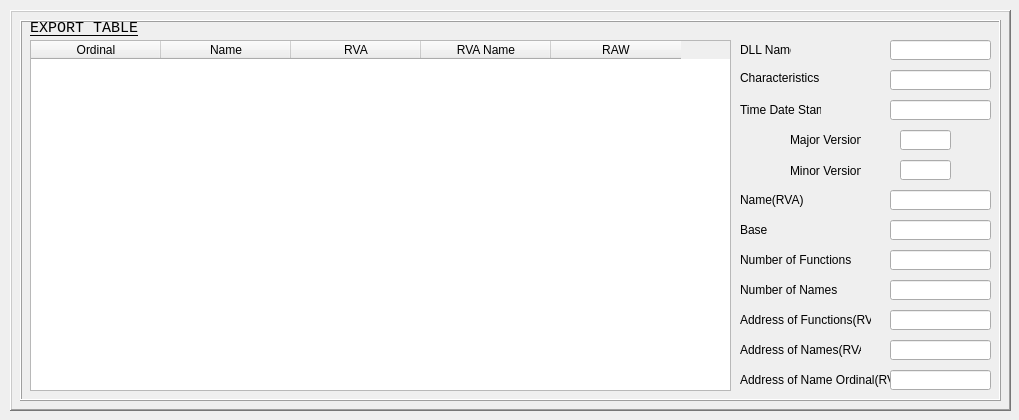
<?xml version="1.0" encoding="UTF-8"?>
<ui version="4.0">
 <class>QtGuiPE_ExportTableClass</class>
 <widget class="QWidget" name="QtGuiPE_ExportTableClass">
  <property name="geometry">
   <rect>
    <x>0</x>
    <y>0</y>
    <width>1019</width>
    <height>420</height>
   </rect>
  </property>
  <property name="windowTitle">
   <string>QtGuiPE_ExportTable</string>
  </property>
  <widget class="QFrame" name="frame">
   <property name="geometry">
    <rect>
     <x>10</x>
     <y>10</y>
     <width>1001</width>
     <height>401</height>
    </rect>
   </property>
   <property name="frameShape">
    <enum>QFrame::WinPanel</enum>
   </property>
   <property name="frameShadow">
    <enum>QFrame::Raised</enum>
   </property>
   <widget class="QFrame" name="frame_2">
    <property name="geometry">
     <rect>
      <x>10</x>
      <y>10</y>
      <width>981</width>
      <height>381</height>
     </rect>
    </property>
    <property name="frameShape">
     <enum>QFrame::Box</enum>
    </property>
    <property name="frameShadow">
     <enum>QFrame::Raised</enum>
    </property>
    <widget class="QLabel" name="label">
     <property name="geometry">
      <rect>
       <x>10</x>
       <y>0</y>
       <width>121</width>
       <height>16</height>
      </rect>
     </property>
     <property name="font">
      <font>
       <family>Lucida Console</family>
       <pointsize>11</pointsize>
       <underline>true</underline>
      </font>
     </property>
     <property name="text">
      <string>EXPORT TABLE</string>
     </property>
    </widget>
    <widget class="QTableWidget" name="tableWidget">
     <property name="geometry">
      <rect>
       <x>10</x>
       <y>20</y>
       <width>701</width>
       <height>351</height>
      </rect>
     </property>
     <property name="editTriggers">
      <set>QAbstractItemView::NoEditTriggers</set>
     </property>
     <property name="selectionBehavior">
      <enum>QAbstractItemView::SelectRows</enum>
     </property>
     <property name="verticalScrollMode">
      <enum>QAbstractItemView::ScrollPerPixel</enum>
     </property>
     <property name="horizontalScrollMode">
      <enum>QAbstractItemView::ScrollPerPixel</enum>
     </property>
     <attribute name="horizontalHeaderDefaultSectionSize">
      <number>130</number>
     </attribute>
     <attribute name="horizontalHeaderMinimumSectionSize">
      <number>130</number>
     </attribute>
     <attribute name="verticalHeaderMinimumSectionSize">
      <number>30</number>
     </attribute>
     <column>
      <property name="text">
       <string>Ordinal</string>
      </property>
     </column>
     <column>
      <property name="text">
       <string>Name</string>
      </property>
     </column>
     <column>
      <property name="text">
       <string>RVA</string>
      </property>
     </column>
     <column>
      <property name="text">
       <string>RVA Name</string>
      </property>
     </column>
     <column>
      <property name="text">
       <string>RAW</string>
      </property>
     </column>
    </widget>
    <widget class="QLabel" name="label_2">
     <property name="geometry">
      <rect>
       <x>720</x>
       <y>50</y>
       <width>81</width>
       <height>16</height>
      </rect>
     </property>
     <property name="text">
      <string>Characteristics</string>
     </property>
    </widget>
    <widget class="QLabel" name="label_3">
     <property name="geometry">
      <rect>
       <x>720</x>
       <y>80</y>
       <width>81</width>
       <height>20</height>
      </rect>
     </property>
     <property name="text">
      <string>Time Date Stamp</string>
     </property>
    </widget>
    <widget class="QLabel" name="label_4">
     <property name="geometry">
      <rect>
       <x>770</x>
       <y>110</y>
       <width>71</width>
       <height>20</height>
      </rect>
     </property>
     <property name="text">
      <string>Major Version</string>
     </property>
    </widget>
    <widget class="QLineEdit" name="Characteristics">
     <property name="geometry">
      <rect>
       <x>870</x>
       <y>50</y>
       <width>101</width>
       <height>20</height>
      </rect>
     </property>
     <property name="readOnly">
      <bool>true</bool>
     </property>
    </widget>
    <widget class="QLineEdit" name="TimeDateStamp">
     <property name="geometry">
      <rect>
       <x>870</x>
       <y>80</y>
       <width>101</width>
       <height>20</height>
      </rect>
     </property>
     <property name="readOnly">
      <bool>true</bool>
     </property>
    </widget>
    <widget class="QLineEdit" name="MajorVersion">
     <property name="geometry">
      <rect>
       <x>880</x>
       <y>110</y>
       <width>51</width>
       <height>20</height>
      </rect>
     </property>
     <property name="readOnly">
      <bool>true</bool>
     </property>
    </widget>
    <widget class="QLineEdit" name="MinorVersion">
     <property name="geometry">
      <rect>
       <x>880</x>
       <y>140</y>
       <width>51</width>
       <height>20</height>
      </rect>
     </property>
     <property name="readOnly">
      <bool>true</bool>
     </property>
    </widget>
    <widget class="QLabel" name="label_5">
     <property name="geometry">
      <rect>
       <x>770</x>
       <y>140</y>
       <width>71</width>
       <height>21</height>
      </rect>
     </property>
     <property name="text">
      <string>Minor Version</string>
     </property>
    </widget>
    <widget class="QLabel" name="label_6">
     <property name="geometry">
      <rect>
       <x>720</x>
       <y>230</y>
       <width>131</width>
       <height>20</height>
      </rect>
     </property>
     <property name="text">
      <string>Number of Functions</string>
     </property>
    </widget>
    <widget class="QLabel" name="label_7">
     <property name="geometry">
      <rect>
       <x>720</x>
       <y>260</y>
       <width>121</width>
       <height>20</height>
      </rect>
     </property>
     <property name="text">
      <string>Number of Names</string>
     </property>
    </widget>
    <widget class="QLabel" name="label_8">
     <property name="geometry">
      <rect>
       <x>720</x>
       <y>290</y>
       <width>131</width>
       <height>20</height>
      </rect>
     </property>
     <property name="text">
      <string>Address of Functions(RVA)</string>
     </property>
    </widget>
    <widget class="QLabel" name="label_9">
     <property name="geometry">
      <rect>
       <x>720</x>
       <y>320</y>
       <width>121</width>
       <height>20</height>
      </rect>
     </property>
     <property name="text">
      <string>Address of Names(RVA)</string>
     </property>
    </widget>
    <widget class="QLabel" name="label_10">
     <property name="geometry">
      <rect>
       <x>720</x>
       <y>350</y>
       <width>151</width>
       <height>20</height>
      </rect>
     </property>
     <property name="text">
      <string>Address of Name Ordinal(RVA)</string>
     </property>
    </widget>
    <widget class="QLineEdit" name="NumberOfFunctions">
     <property name="geometry">
      <rect>
       <x>870</x>
       <y>230</y>
       <width>101</width>
       <height>20</height>
      </rect>
     </property>
     <property name="readOnly">
      <bool>true</bool>
     </property>
    </widget>
    <widget class="QLineEdit" name="NumberOfNames">
     <property name="geometry">
      <rect>
       <x>870</x>
       <y>260</y>
       <width>101</width>
       <height>20</height>
      </rect>
     </property>
     <property name="readOnly">
      <bool>true</bool>
     </property>
    </widget>
    <widget class="QLineEdit" name="AddressOfFunctions">
     <property name="geometry">
      <rect>
       <x>870</x>
       <y>290</y>
       <width>101</width>
       <height>20</height>
      </rect>
     </property>
     <property name="readOnly">
      <bool>true</bool>
     </property>
    </widget>
    <widget class="QLineEdit" name="AddressOfNames">
     <property name="geometry">
      <rect>
       <x>870</x>
       <y>320</y>
       <width>101</width>
       <height>20</height>
      </rect>
     </property>
     <property name="readOnly">
      <bool>true</bool>
     </property>
    </widget>
    <widget class="QLineEdit" name="AddressOfNameOrdinals">
     <property name="geometry">
      <rect>
       <x>870</x>
       <y>350</y>
       <width>101</width>
       <height>20</height>
      </rect>
     </property>
     <property name="readOnly">
      <bool>true</bool>
     </property>
    </widget>
    <widget class="QLabel" name="label_11">
     <property name="geometry">
      <rect>
       <x>720</x>
       <y>170</y>
       <width>71</width>
       <height>20</height>
      </rect>
     </property>
     <property name="text">
      <string>Name(RVA)</string>
     </property>
    </widget>
    <widget class="QLabel" name="label_12">
     <property name="geometry">
      <rect>
       <x>720</x>
       <y>200</y>
       <width>47</width>
       <height>20</height>
      </rect>
     </property>
     <property name="text">
      <string>Base</string>
     </property>
    </widget>
    <widget class="QLineEdit" name="Name">
     <property name="geometry">
      <rect>
       <x>870</x>
       <y>170</y>
       <width>101</width>
       <height>20</height>
      </rect>
     </property>
     <property name="readOnly">
      <bool>true</bool>
     </property>
    </widget>
    <widget class="QLineEdit" name="Base">
     <property name="geometry">
      <rect>
       <x>870</x>
       <y>200</y>
       <width>101</width>
       <height>20</height>
      </rect>
     </property>
     <property name="readOnly">
      <bool>true</bool>
     </property>
    </widget>
    <widget class="QLineEdit" name="DLLName">
     <property name="geometry">
      <rect>
       <x>870</x>
       <y>20</y>
       <width>101</width>
       <height>20</height>
      </rect>
     </property>
     <property name="readOnly">
      <bool>true</bool>
     </property>
    </widget>
    <widget class="QLabel" name="label_13">
     <property name="geometry">
      <rect>
       <x>720</x>
       <y>20</y>
       <width>51</width>
       <height>20</height>
      </rect>
     </property>
     <property name="text">
      <string>DLL Name</string>
     </property>
    </widget>
   </widget>
  </widget>
 </widget>
 <layoutdefault spacing="6" margin="11"/>
 <resources>
  <include location="QtGuiPE_ExportTable.qrc"/>
 </resources>
 <connections/>
</ui>
